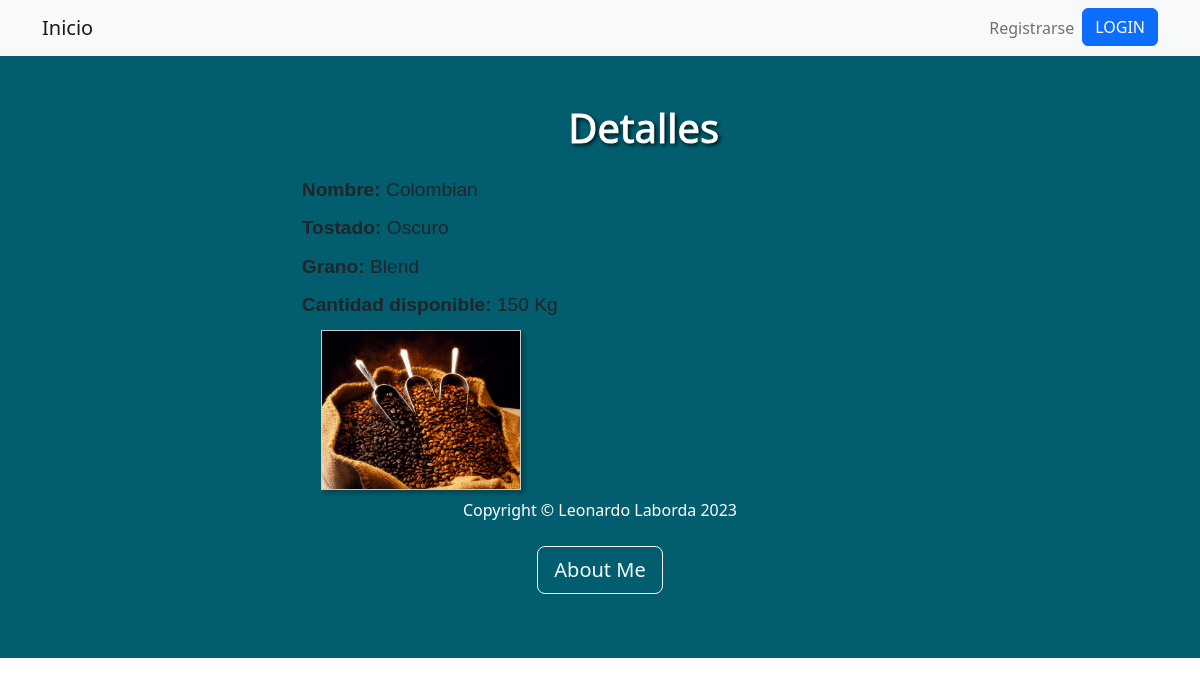
Screenshot of /tercera_entregaApp/cafedetail/4/ with the database file from the repository.
### tercera_entregaApp/models.py (models this page shows, shortened)
class Tipo_cafe(models.Model):
    nombre = models.CharField(max_length=50)
    tostado = models.CharField(max_length=50)
    grano = models.CharField(max_length=50)
    cantidad_kg = models.IntegerField()
    imagen = models.ImageField(upload_to='tipo_cafe/', blank=True, null=True)

### tercera_entregaApp/views.py (the view)
# urls.py: path('cafedetail/<pk>/', Cafedetail.as_view(), name="cafedetail"),
class Cafedetail(DetailView):
  model = Tipo_cafe
  template_name = 'cafedetail.html'
  context_object_name = 'cafedet'

### tercera_entregaApp/templates/cafedetail.html (shortened to what this page needs)
{% extends 'base.html' %}
{% load static %}
{% block herencia %}
<header class="bs-primary" style="background-color: #025e6e; py-5">
    <div class="container">
      <div class="row justify-content-center align-items-center">
        <div class="col-md-8 col-lg-6 text-center">
          <h1 class="display-6 text-white mb-3" style="text-shadow: 2px 2px 4px #000000; -webkit-text-stroke-width: 1px; -webkit-text-stroke-color: #ffffff;">Detalles</h1>
        </div>
      </div>
    </div>
  </header>
<head>
    <link href="{% static 'css/estilos.css' %}" rel="stylesheet" />
</head>
  <div class="container">
    <div class="info">
      <p><strong>Nombre:</strong> {{ cafedet.nombre }}</p>
      <p><strong>Tostado:</strong> {{ cafedet.tostado }}</p>
      <p><strong>Grano:</strong> {{ cafedet.grano }}</p>
      <p><strong>Cantidad disponible:</strong> {{ cafedet.cantidad_kg }} Kg</p>
    </div>
    <div class="image">
      {% if cafedet.imagen %}
        <img src="{{ cafedet.imagen.url }}" alt="Imagen del café {{ cafedet.nombre }}">
      {% endif %}
    </div>
  </div>
{% endblock herencia %}

### tercera_entregaApp/static/css/estilos.css (style rules this page uses)
.container { display: flex; flex-wrap: wrap; justify-content: center; margin-top: 0; }
.info { width: 50%; margin-right: 2em; font-family: Arial, sans-serif; font-size: 1.2em; }
.info p { margin-bottom: 0.5em; }
.image { width: 50%; }
.image img { max-width: 100%; }
.container img { border: 1px solid #ccc; }
.container img { width: 200px; object-fit: cover; box-shadow: 3px 3px 5px rgba(0, 0, 0, 0.3); }

### rows the page displays
Tipo_cafe: nombre "Colombian", tostado "Oscuro", grano "Blend", cantidad_kg "150", imagen (picture)
